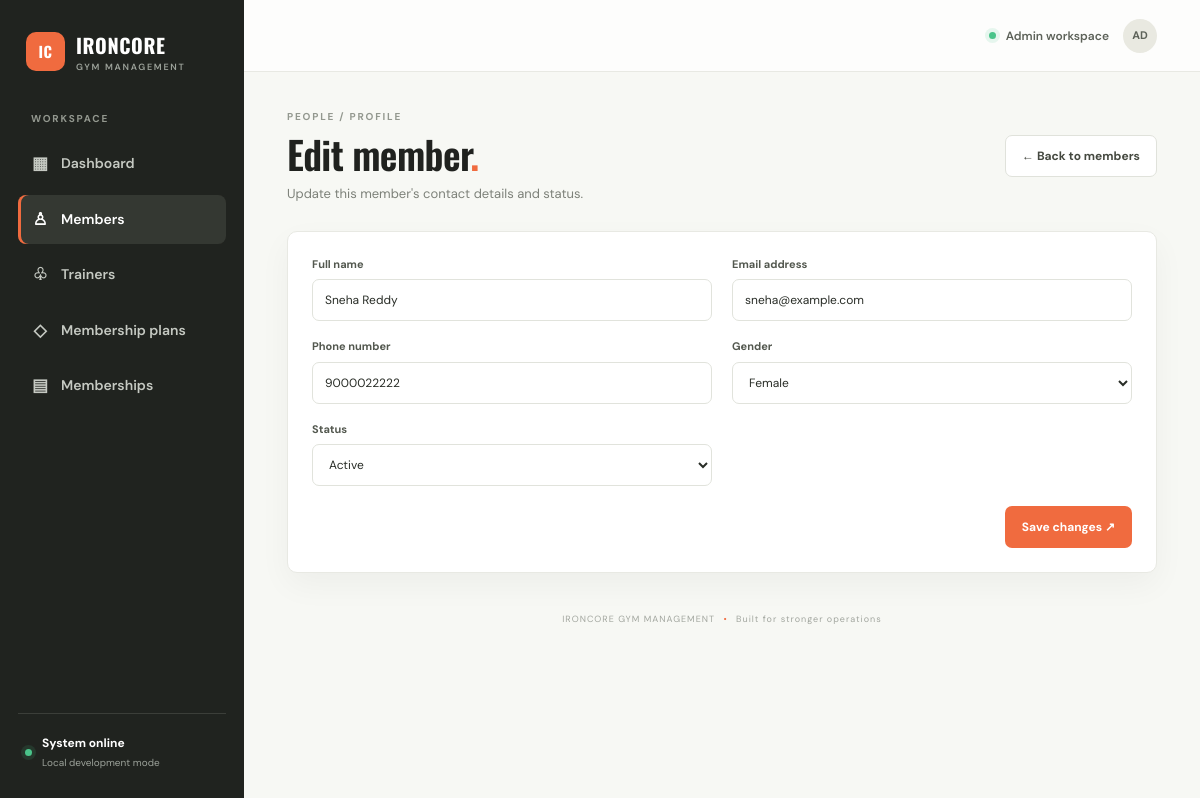
The page /members/2/edit on the database its author committed.
### tables this page shows
CREATE TABLE members (
        id INTEGER PRIMARY KEY AUTOINCREMENT,
        full_name TEXT NOT NULL,
        email TEXT NOT NULL UNIQUE,
        phone TEXT,
        gender TEXT,
        joined_on TEXT NOT NULL DEFAULT (date('now')),
        status TEXT NOT NULL DEFAULT 'Active'
    );

### app/routes.py (the view, shortened to what this page needs)
@bp.route("/members/<int:member_id>/edit", methods=["GET", "POST"])
def edit_member(member_id):
    db = get_db()
    member = db.execute("SELECT * FROM members WHERE id=?", (member_id,)).fetchone()
    if member is None:
        flash("Member not found.", "error")
        return redirect(url_for("main.members"))
    return render_template("member_form.html", member=member, title="Edit member")

### app/db.py (called while the page is built)
def get_db():
    if "db" not in g:
        g.db = sqlite3.connect(current_app.config["DATABASE"])
        g.db.row_factory = sqlite3.Row
        g.db.execute("PRAGMA foreign_keys = ON")
    return g.db

### app/templates/member_form.html (shortened to what this page needs)
{% extends "base.html" %}
{% block content %}
<div class="page-heading"><div><p class="eyebrow">PEOPLE / PROFILE</p><h1>Edit member<span class="accent">.</span></h1><p class="subheading">Update this member's contact details and status.</p></div><a class="btn btn-secondary" href="{{ url_for('main.members') }}">← Back to members</a></div>
<section class="panel form-panel"><form method="post" class="form-grid">
<label>Full name <input name="full_name" required maxlength="100" value="{{ member.full_name }}"></label>
<label>Email address <input name="email" type="email" required maxlength="150" value="{{ member.email }}"></label>
<label>Phone number <input name="phone" type="tel" maxlength="25" value="{{ member.phone or '' }}"></label>
<label>Gender <select name="gender"><option value="">Select gender</option>{% for g in ['Female','Male','Non-binary','Prefer not to say'] %}<option {{ 'selected' if member.gender == g else '' }}>{{ g }}</option>{% endfor %}</select></label>
<label>Status <select name="status"><option {{ 'selected' if member.status == 'Active' else '' }}>Active</option><option {{ 'selected' if member.status == 'Inactive' else '' }}>Inactive</option></select></label>
<div class="form-actions"><button class="btn btn-primary" type="submit">Save changes ↗</button></div>
</form></section>
{% endblock %}

### app/static/css/style.css (style rules this page uses)
:root { --ink:#20221f;--muted:#7d8179;--line:#e8e9e3;--paper:#f7f8f4;--white:#fff;--orange:#f06b3f;--orange-dark:#d95029;--green:#25845a;--sidebar:#20231f;--sidebar-muted:#9ca29a;--shadow:0 12px 32px rgba(32,34,31,.045) }
* { box-sizing:border-box }
html { scroll-behavior:smooth }
body { margin:0;background:var(--paper);color:var(--ink);font-family:"DM Sans",sans-serif;font-size:14px;line-height:1.5 }
a { color:inherit;text-decoration:none }
button,input,select,textarea { font:inherit }
.nav-label,.eyebrow { font-size:10px;font-weight:700;letter-spacing:1.8px;color:#93988f }
.page-heading { display:flex;justify-content:space-between;align-items:center;gap:20px;margin-bottom:27px }
.eyebrow { margin:0 0 8px }
.page-heading h1,.not-found h1 { font-family:Oswald,sans-serif;font-size:clamp(30px,3.2vw,42px);letter-spacing:-.6px;line-height:1.15;margin:0;font-weight:600 }
.accent { color:var(--orange) }
.subheading { color:var(--muted);margin:8px 0 0;font-size:13px }
.btn { display:inline-flex;justify-content:center;align-items:center;gap:8px;border:1px solid transparent;border-radius:7px;padding:11px 16px;font-weight:700;font-size:12px;cursor:pointer;transition:transform .15s,background .15s;white-space:nowrap }
.btn-primary { background:var(--orange);color:white }
.btn-secondary { background:white;border-color:#e0e2db;color:#454940 }
.stat-card,.panel { background:white;border:1px solid var(--line);border-radius:10px;box-shadow:var(--shadow) }
.panel { padding:22px;margin-bottom:20px }
.form-panel { padding:24px;margin-top:24px }
.form-grid { display:grid;grid-template-columns:repeat(2,minmax(0,1fr));gap:17px 20px }
.form-grid label { display:flex;flex-direction:column;gap:7px;font-size:11px;font-weight:700;color:#53584f }
.form-grid input,.form-grid select,.form-grid textarea { width:100%;padding:11px 12px;border:1px solid #e1e3dc;background:#fff;border-radius:7px;color:#292d27;font-size:12px;font-weight:400 }
.form-actions { grid-column:1/-1;display:flex;justify-content:flex-end;padding-top:3px }

### rows shown on the page
members: full_name "Sneha Reddy", email "sneha@example.com", phone "9000022222"

### other values the page prints
form field gender "Female"
